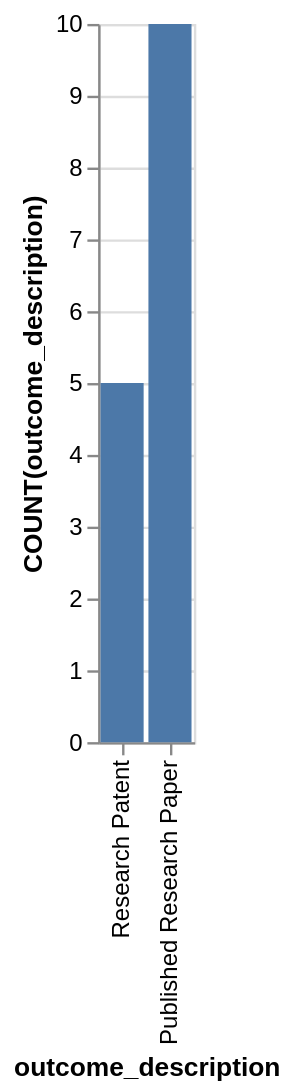

Here is the Vega-Lite specification saved for this chart:
### Vega-Lite specification from a JSON file in a GitHub repository (floating-point values rounded to 4 significant figures)
{"data": {"values": [{"x_data": "Research Patent", "y_data": 5}, {"x_data": "Published Research Paper", "y_data": 10}]}, "mark": "bar", "encoding": {"x": {"field": "x_data", "type": "nominal", "title": "outcome_description", "sort": {"op": "sum", "field": "y_data", "order": "ascending"}}, "y": {"field": "y_data", "type": "quantitative", "title": "COUNT(outcome_description)"}}}
